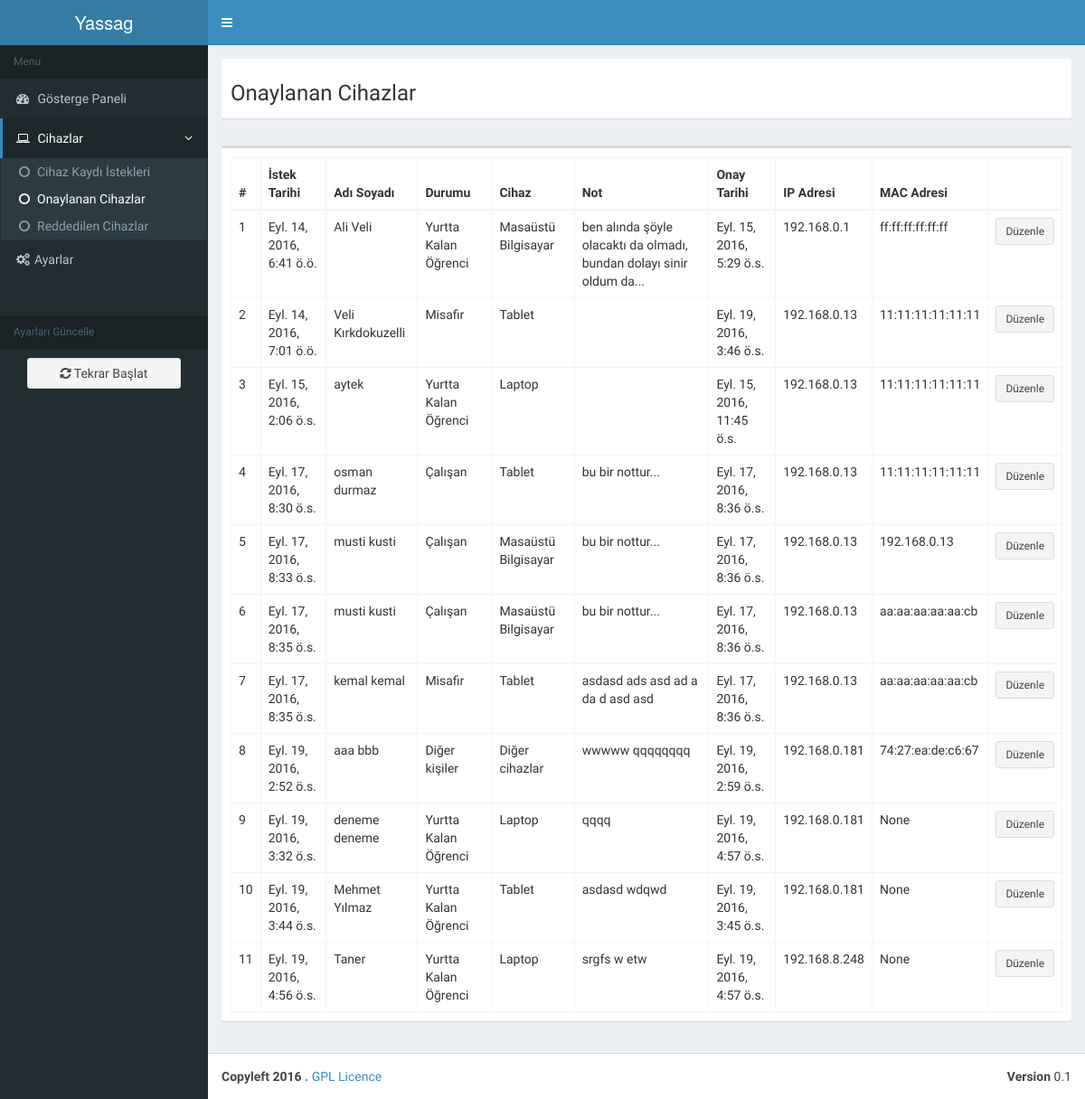
/dashboard/dev_check, run on an earlier commit of the app's database.
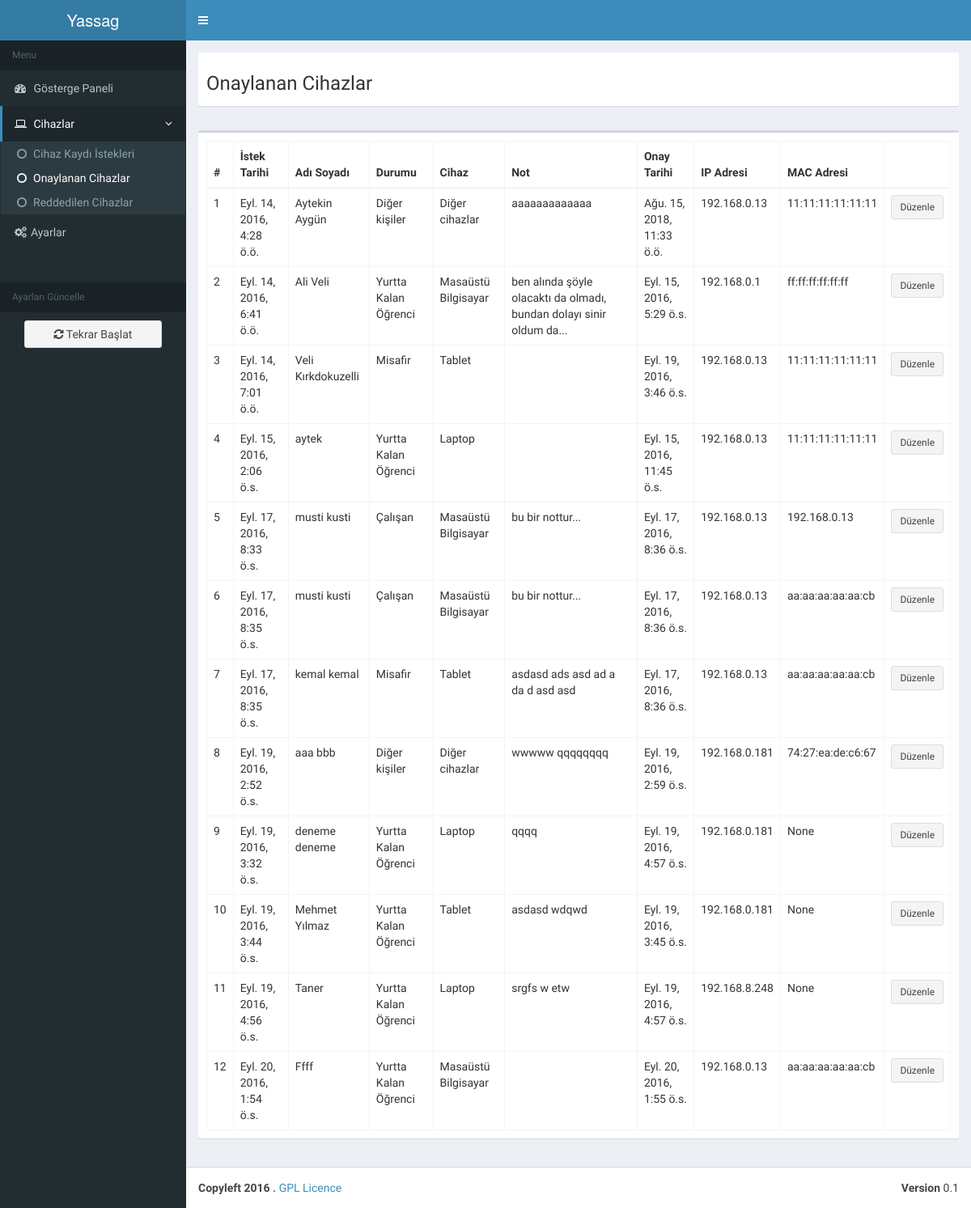
And on a later commit of the database.
### devices_registration/models.py (models this page shows, shortened)
class Users(models.Model):
	request_date = models.DateTimeField(auto_now_add=True)
	user_name = models.CharField(max_length=60)
	status = models.ForeignKey("Users_Status")
	device = models.ForeignKey("Devices_Status")
	note = models.CharField(max_length=300, blank=True, null=True)
	device_status = models.IntegerField(default=0)
	transaction_date = models.DateTimeField(blank=True, null=True)
	ip = models.GenericIPAddressField(protocol='IPv4')
	mac = models.CharField(max_length=20, blank=True, null=True)

class Users_Status(models.Model):
	user_status = models.CharField(max_length=60)

class Devices_Status(models.Model):
	device_status = models.CharField(max_length=60)

### dashboard/views.py (the view)
def dev_check(request):
	context = Users.objects.filter(device_status="1").select_related()
	return render_to_response('dev_check.html', {'context':context}, context_instance=RequestContext(request))

### dashboard/templates/dev_check.html (shortened to what this page needs)
{% extends "dashboard_base.html" %}
{% block menu_link_2_active %}class="treeview active"{% endblock %}
    {% block menu_link_2_2_active %}class="active"{% endblock %}
{% block page_title %}Onaylanan Cihazlar{% endblock %}
{% block content %}
      <div class="row">
        <div class="col-xs-12">
          <div class="box">
            <div class="box-body" style="overflow-x:auto;">
              <table id="example2" class="table table-bordered table-hover">
                <thead>
                <tr>
                  <th>#</th>
                  <th>İstek Tarihi</th>
                  <th>Adı Soyadı</th>
                  <th>Durumu</th>
                  <th>Cihaz</th>
                  <th>Not</th>
                  <th>Onay Tarihi</th>
                  <th>IP Adresi</th>
                  <th>MAC Adresi</th>
                  <th></th>
                </tr>
                </thead>
                <tbody>
                <tr>
                  {% for i in context %}
                  <td>{{ forloop.counter }}</td>
                  <td>{{ i.request_date }}</td>
                  <td>{{ i.user_name }}</td>
                  <td>{{ i.status.user_status }}</td>
                  <td>{{ i.device.device_status }}</td>
                  <td>{{ i.note }}</td>
                  <td>{{ i.transaction_date }}</td>
                  <td>{{ i.ip }}</td>
                  <td>{{ i.mac }}</td>
                  <td class="col-md-1">
                    <form action="/dashboard/dev_edit/" method="post"> {% csrf_token %}
                      <div class="btn-toolbar">
                        <input name="dev_edit" class="btn btn-default btn-sm pull-right" type="submit" value="Düzenle">
                      </div>
                    </form>
                  </td>
                </tr>
                  {% endfor %}
                </tbody>
              </table>
            </div>
          </div>
        </div>
      </div>
{% endblock %}

What changed in the data, as far as the page shows it:
removed Users: request_date "Eyl. 17, 2016, 8:30 ö.s.", user_name "osman durmaz", status.user_status "Çalışan", device.device_status "Tablet", note "bu bir nottur...", transaction_date "Eyl. 17, 2016, 8:36 ö.s.", ip "192.168.0.13", mac "11:11:11:11:11:11"
now on this page (row edited): Users: request_date "Eyl. 14, 2016, 4:28 ö.ö.", user_name "Aytekin Aygün", status.user_status "Diğer kişiler", device.device_status "Diğer cihazlar", note "aaaaaaaaaaaaa", transaction_date "Ağu. 15, 2018, 11:33 ö.ö.", ip "192.168.0.13", mac "11:11:11:11:11:11"
added Users: request_date "Eyl. 20, 2016, 1:54 ö.s.", user_name "Ffff", status.user_status "Yurtta Kalan Öğrenci", device.device_status "Masaüstü Bilgisayar", transaction_date "Eyl. 20, 2016, 1:55 ö.s.", ip "192.168.0.13", mac "aa:aa:aa:aa:aa:cb"
